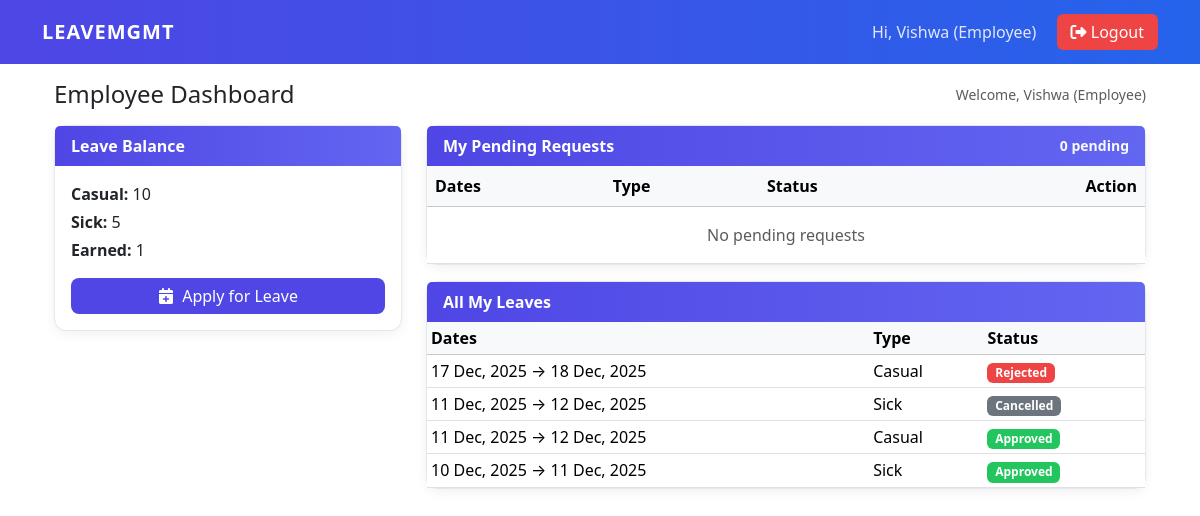
The app's page / (signed in), older data.
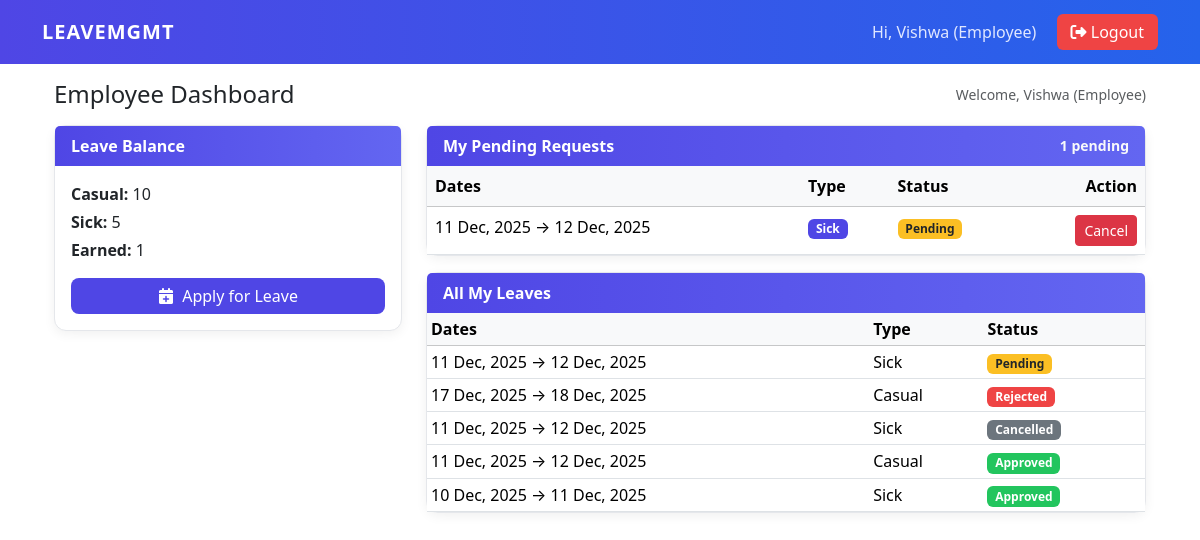
The same page, newer data.
### Leave_Management/models.py (models this page shows, shortened)
class LeaveApplication(models.Model):
    LEAVE_TYPE = (
        ('CAS', 'Casual'),
        ('SIC', 'Sick'),
        ('EAR', 'Earned'),
    )
    STATUS = (
        ('PEN', 'Pending'),
        ('APP', 'Approved'),
        ('REJ', 'Rejected'),
        ('CAN', 'Cancelled'),
    )
    user = models.ForeignKey(User, on_delete=models.CASCADE)
    leave_type = models.CharField(max_length=3, choices=LEAVE_TYPE)
    start_date = models.DateField()
    end_date = models.DateField()
    reason = models.TextField(blank=True)
    status = models.CharField(max_length=3, choices=STATUS, default='PEN')
    manager_comments = models.TextField(blank=True)
    applied_at = models.DateTimeField(auto_now_add=True)
    updated_at = models.DateTimeField(auto_now=True)

### Leave_Management/views.py (the view, shortened to what this page needs)
# urls.py: path('', views.dashboard, name='dashboard'),
@login_required
def dashboard(request):
    profile = getattr(request.user, 'profile', None)
    balance, _ = LeaveBalance.objects.get_or_create(user=request.user)
    my_leaves = LeaveApplication.objects.filter(user=request.user).order_by('-applied_at')
    pending = my_leaves.filter(status='PEN')
    context = {
        'is_manager': False,
        'balance': balance,
        'my_leaves': my_leaves,
        'pending': pending,
    }
    return render(request, 'leaves/employee_dashboard.html', context)

### Leave_Management/templates/leaves/employee_dashboard.html (shortened to what the changed rows need)
{% extends "base.html" %}
{% block content %}
<div class="container">
  <div class="row g-4">
    <div class="col-lg-8">
      <div class="card mb-3">
        <div class="card-header d-flex justify-content-between align-items-center">
          My Pending Requests
          <small class="text-light">{{ pending|length }} pending</small>
        </div>
        <div class="card-body p-0">
          <div class="table-responsive">
            <table class="table table-hover mb-0">
              <thead class="table-light">
                <tr>
                  <th>Dates</th>
                  <th>Type</th>
                  <th>Status</th>
                  <th class="text-end">Action</th>
                </tr>
              </thead>
              <tbody>
                {% for l in pending %}
                <tr>
                  <td>
                    {{ l.start_date|date:"d M, Y" }} → {{ l.end_date|date:"d M, Y" }}
                  </td>
                  <td>
                    <span class="badge bg-primary">{{ l.get_leave_type_display }}</span>
                  </td>
                  <td>
                    {% if l.status == 'PEN' %}
                      <span class="badge bg-warning text-dark">Pending</span>
                    {% elif l.status == 'APP' %}
                      <span class="badge bg-success">Approved</span>
                    {% elif l.status == 'REJ' %}
                      <span class="badge bg-danger">Rejected</span>
                    {% endif %}
                  </td>
                  <td class="text-end">
                    <a class="btn btn-sm btn-danger" href="{% url 'cancel_leave' l.pk %}">
                      Cancel
                    </a>
                  </td>
                </tr>
                {% empty %}
                <tr>
                  <td colspan="4" class="text-center py-3 text-muted">No pending requests</td>
                </tr>
                {% endfor %}
              </tbody>
            </table>
          </div>
        </div>
      </div>
      <div class="card">
        <div class="card-body p-0">
          <div class="table-responsive">
            <table class="table table-sm mb-0">
              <thead class="table-light">
                <tr>
                  <th>Dates</th>
                  <th>Type</th>
                  <th>Status</th>
                </tr>
              </thead>
              <tbody>
                {% for l in my_leaves %}
                <tr>
                  <td>{{ l.start_date|date:"d M, Y" }} → {{ l.end_date|date:"d M, Y" }}</td>
                  <td>{{ l.get_leave_type_display }}</td>
                  <td>
                    {% if l.status == 'APP' %}
                      <span class="badge bg-success">Approved</span>
                    {% elif l.status == 'REJ' %}
                      <span class="badge bg-danger">Rejected</span>
                    {% elif l.status == 'CAN' %}
                      <span class="badge bg-secondary">Cancelled</span>
                    {% else %}
                      <span class="badge bg-warning text-dark">Pending</span>
                    {% endif %}
                  </td>
                </tr>
                {% empty %}
                <tr>
                  <td colspan="3" class="text-center py-3 text-muted">No leaves yet</td>
                </tr>
                {% endfor %}
              </tbody>
            </table>
          </div>
        </div>
      </div>
    </div>
  </div>
</div>
{% endblock %}

Row changes from the older to the newer data that the page shows:
added LeaveApplication: start_date "11 Dec, 2025", end_date "12 Dec, 2025", leave_type "Sick", status "Pending"
Text that changed along with them:
{{ pending|length }}: "0" → "1"
text no longer shown: "No pending requests"
